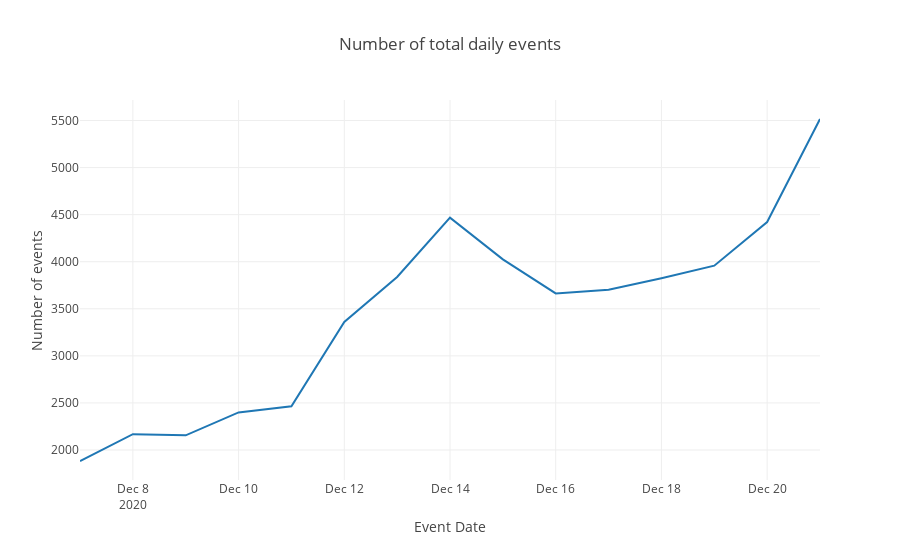

Source (notebook cell):
### Markdown cell above
>*Number of total daily events:*

### Code cell
tm_events_per_day = df_ab_testing.groupby('event_date')['event_name'].agg([
    ('n_events', 'count')
]).reset_index()
tm_events_per_day.head()

fig = px.line(tm_events_per_day,
              x="event_date",
              y="n_events",
              title='Number of total daily events',
              labels={
                  'n_events': 'Number of events',
                  'event_date': 'Event Date'
              })

fig.show()

### Figure 1 — Plotly figure (JSON) as saved in the notebook; plotly's stock layout.template omitted (floating-point values rounded to 4 significant figures)
{"data": [{"hovertemplate": "Event Date=%{x}<br>Number of events=%{y}<extra></extra>", "legendgroup": "", "line": {"color": "#1F77B4", "dash": "solid"}, "marker": {"symbol": "circle"}, "mode": "lines", "name": "", "orientation": "v", "showlegend": false, "type": "scatter", "x": ["2020-12-07T00:00:00", "2020-12-08T00:00:00", "2020-12-09T00:00:00", "2020-12-10T00:00:00", "2020-12-11T00:00:00", "2020-12-12T00:00:00", "2020-12-13T00:00:00", "2020-12-14T00:00:00", "2020-12-15T00:00:00", "2020-12-16T00:00:00", "2020-12-17T00:00:00", "2020-12-18T00:00:00", "2020-12-19T00:00:00", "2020-12-20T00:00:00", "2020-12-21T00:00:00"], "xaxis": "x", "y": [1883, 2168, 2156, 2399, 2465, 3360, 3838, 4468, 4025, 3663, 3703, 3824, 3958, 4422, 5516], "yaxis": "y"}], "layout": {"legend": {"tracegroupgap": 0}, "title": {"text": "Number of total daily events"}, "xaxis": {"anchor": "y", "domain": [0, 1], "title": {"text": "Event Date"}}, "yaxis": {"anchor": "x", "domain": [0, 1], "title": {"text": "Number of events"}}}}
